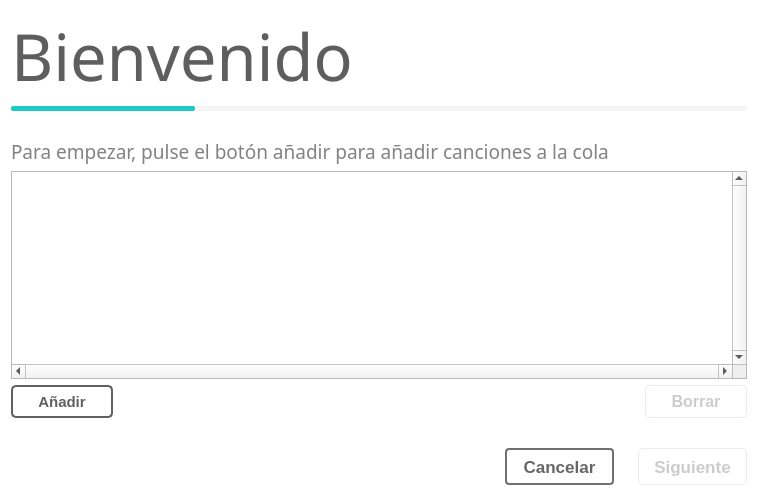
<?xml version="1.0" encoding="UTF-8"?>
<ui version="4.0">
 <class>Ui_Main</class>
 <widget class="QWidget" name="Ui_Main">
  <property name="geometry">
   <rect>
    <x>0</x>
    <y>0</y>
    <width>758</width>
    <height>496</height>
   </rect>
  </property>
  <property name="font">
   <font>
    <pointsize>11</pointsize>
   </font>
  </property>
  <property name="windowTitle">
   <string>Music Download</string>
  </property>
  <property name="styleSheet">
   <string notr="true">#Ui_Main{
background-color: rgb(255, 255, 255);
}</string>
  </property>
  <layout class="QVBoxLayout" name="verticalLayout">
   <item>
    <layout class="QVBoxLayout" name="layout_titulo">
     <property name="spacing">
      <number>5</number>
     </property>
     <item>
      <widget class="QLabel" name="titulo">
       <property name="font">
        <font>
         <family>Nirmala UI Semilight</family>
         <pointsize>49</pointsize>
         <weight>50</weight>
         <bold>false</bold>
        </font>
       </property>
       <property name="styleSheet">
        <string notr="true">color: rgb(94, 94, 94);</string>
       </property>
       <property name="text">
        <string>Bienvenido</string>
       </property>
      </widget>
     </item>
     <item>
      <widget class="QProgressBar" name="proceso">
       <property name="minimumSize">
        <size>
         <width>0</width>
         <height>5</height>
        </size>
       </property>
       <property name="maximumSize">
        <size>
         <width>10000000</width>
         <height>5</height>
        </size>
       </property>
       <property name="styleSheet">
        <string notr="true">#proceso{
	border-radius:2px;
	background-color: rgb(245, 245, 245);
}
#proceso:chunk{
	border-radius:2px;
	background-color: rgb(29, 202, 197)
}</string>
       </property>
       <property name="value">
        <number>25</number>
       </property>
       <property name="alignment">
        <set>Qt::AlignCenter</set>
       </property>
       <property name="textVisible">
        <bool>false</bool>
       </property>
      </widget>
     </item>
    </layout>
   </item>
   <item>
    <spacer name="verticalSpacer">
     <property name="orientation">
      <enum>Qt::Vertical</enum>
     </property>
     <property name="sizeType">
      <enum>QSizePolicy::Preferred</enum>
     </property>
     <property name="sizeHint" stdset="0">
      <size>
       <width>719</width>
       <height>21</height>
      </size>
     </property>
    </spacer>
   </item>
   <item>
    <widget class="QLabel" name="descripcion_lista">
     <property name="font">
      <font>
       <family>Nirmala UI Semilight</family>
       <pointsize>14</pointsize>
      </font>
     </property>
     <property name="styleSheet">
      <string notr="true">color: rgb(130, 130, 130);</string>
     </property>
     <property name="text">
      <string>Para empezar, pulse el botón añadir para añadir canciones a la cola</string>
     </property>
     <property name="buddy">
      <cstring>lista_elementos</cstring>
     </property>
    </widget>
   </item>
   <item>
    <widget class="QListWidget" name="lista_elementos">
     <property name="font">
      <font>
       <family>Segoe UI Black</family>
       <pointsize>13</pointsize>
       <weight>50</weight>
       <bold>false</bold>
      </font>
     </property>
     <property name="styleSheet">
      <string notr="true">color: rgb(103, 103, 103);</string>
     </property>
     <property name="verticalScrollBarPolicy">
      <enum>Qt::ScrollBarAlwaysOn</enum>
     </property>
     <property name="horizontalScrollBarPolicy">
      <enum>Qt::ScrollBarAlwaysOn</enum>
     </property>
    </widget>
   </item>
   <item>
    <layout class="QHBoxLayout" name="horizontalLayout">
     <item>
      <widget class="QPushButton" name="boton_anadir">
       <property name="enabled">
        <bool>true</bool>
       </property>
       <property name="minimumSize">
        <size>
         <width>102</width>
         <height>33</height>
        </size>
       </property>
       <property name="font">
        <font>
         <family>Nirmala UI</family>
         <pointsize>11</pointsize>
         <weight>75</weight>
         <bold>true</bold>
        </font>
       </property>
       <property name="styleSheet">
        <string notr="true">#boton_anadir{
border: 2px solid rgb(97, 97, 97);
border-radius: 5px;
color:#616161
}
#boton_anadir:hover {
border: 2px solid #616161;
border-radius: 5px;
background-color: #616161;
color: rgb(255, 255, 255)
}
#boton_anadir:disabled {
border-left: 1px solid rgb(235, 235, 235);
border-top: 1px solid rgb(235, 235, 235);
border-right: 1px solid rgb(235, 235, 235);
border-bottom:1px solid rgb(235, 235, 235);
border-radius: 5px;
color: rgb(204, 204, 204)
}</string>
       </property>
       <property name="text">
        <string>Añadir</string>
       </property>
      </widget>
     </item>
     <item>
      <spacer name="horizontalSpacer_3">
       <property name="orientation">
        <enum>Qt::Horizontal</enum>
       </property>
       <property name="sizeHint" stdset="0">
        <size>
         <width>40</width>
         <height>20</height>
        </size>
       </property>
      </spacer>
     </item>
     <item>
      <widget class="QPushButton" name="boton_borrar">
       <property name="enabled">
        <bool>false</bool>
       </property>
       <property name="minimumSize">
        <size>
         <width>102</width>
         <height>33</height>
        </size>
       </property>
       <property name="font">
        <font>
         <family>Nirmala UI</family>
         <pointsize>12</pointsize>
         <weight>75</weight>
         <bold>true</bold>
        </font>
       </property>
       <property name="styleSheet">
        <string notr="true">#boton_borrar{
border: 2px solid rgb(97, 97, 97);
border-radius: 5px;
color:#616161
}
#boton_borrar:hover {
border: 2px solid #616161;
border-radius: 5px;
background-color: #616161;
color: rgb(255, 255, 255)
}
#boton_borrar:disabled {
border-left: 1px solid rgb(235, 235, 235);
border-top: 1px solid rgb(235, 235, 235);
border-right: 1px solid rgb(235, 235, 235);
border-bottom:1px solid rgb(235, 235, 235);
border-radius: 5px;
color: rgb(204, 204, 204)
}</string>
       </property>
       <property name="text">
        <string>Borrar</string>
       </property>
      </widget>
     </item>
    </layout>
   </item>
   <item>
    <spacer name="verticalSpacer_2">
     <property name="orientation">
      <enum>Qt::Vertical</enum>
     </property>
     <property name="sizeType">
      <enum>QSizePolicy::Minimum</enum>
     </property>
     <property name="sizeHint" stdset="0">
      <size>
       <width>20</width>
       <height>24</height>
      </size>
     </property>
    </spacer>
   </item>
   <item>
    <layout class="QHBoxLayout" name="layout_botones">
     <item>
      <spacer name="horizontalSpacer">
       <property name="orientation">
        <enum>Qt::Horizontal</enum>
       </property>
       <property name="sizeHint" stdset="0">
        <size>
         <width>0</width>
         <height>37</height>
        </size>
       </property>
      </spacer>
     </item>
     <item>
      <widget class="QPushButton" name="cancelar">
       <property name="minimumSize">
        <size>
         <width>109</width>
         <height>37</height>
        </size>
       </property>
       <property name="font">
        <font>
         <family>Nirmala UI</family>
         <pointsize>13</pointsize>
         <weight>75</weight>
         <bold>true</bold>
        </font>
       </property>
       <property name="styleSheet">
        <string notr="true">#cancelar {
	border: 2px solid  rgb(112, 112, 112);
	border-radius: 4px;
	color: rgb(102, 102, 102)
}
#cancelar:hover{
	border: 2px solid  rgb(112, 112, 112);
	background-color: rgb(112, 112, 112);
	border-radius: 4px;
	color: rgb(255, 255, 255)
}</string>
       </property>
       <property name="text">
        <string>Cancelar</string>
       </property>
      </widget>
     </item>
     <item>
      <spacer name="horizontalSpacer_2">
       <property name="orientation">
        <enum>Qt::Horizontal</enum>
       </property>
       <property name="sizeType">
        <enum>QSizePolicy::Preferred</enum>
       </property>
       <property name="sizeHint" stdset="0">
        <size>
         <width>18</width>
         <height>20</height>
        </size>
       </property>
      </spacer>
     </item>
     <item>
      <widget class="QPushButton" name="siguiente">
       <property name="enabled">
        <bool>false</bool>
       </property>
       <property name="minimumSize">
        <size>
         <width>109</width>
         <height>37</height>
        </size>
       </property>
       <property name="font">
        <font>
         <family>Nirmala UI</family>
         <pointsize>13</pointsize>
         <weight>75</weight>
         <bold>true</bold>
        </font>
       </property>
       <property name="styleSheet">
        <string notr="true">#siguiente{
border: 2px solid #00C53B;
border-radius: 5px;
color: #00C53B;
}
#siguiente:hover {
border: 2px solid #00C53B;
border-radius: 5px;
background-color: rgb(0, 197, 59);
color: rgb(255, 255, 255)
}
#siguiente:disabled {
border-left: 1px solid rgb(235, 235, 235);
border-top: 1px solid rgb(235, 235, 235);
border-right: 1px solid rgb(235, 235, 235);
border-bottom:1px solid rgb(235, 235, 235);
border-radius: 5px;
color: rgb(204, 204, 204)
}</string>
       </property>
       <property name="text">
        <string>Siguiente</string>
       </property>
      </widget>
     </item>
    </layout>
   </item>
  </layout>
 </widget>
 <tabstops>
  <tabstop>lista_elementos</tabstop>
  <tabstop>boton_anadir</tabstop>
  <tabstop>boton_borrar</tabstop>
  <tabstop>cancelar</tabstop>
  <tabstop>siguiente</tabstop>
 </tabstops>
 <resources/>
 <connections/>
</ui>
